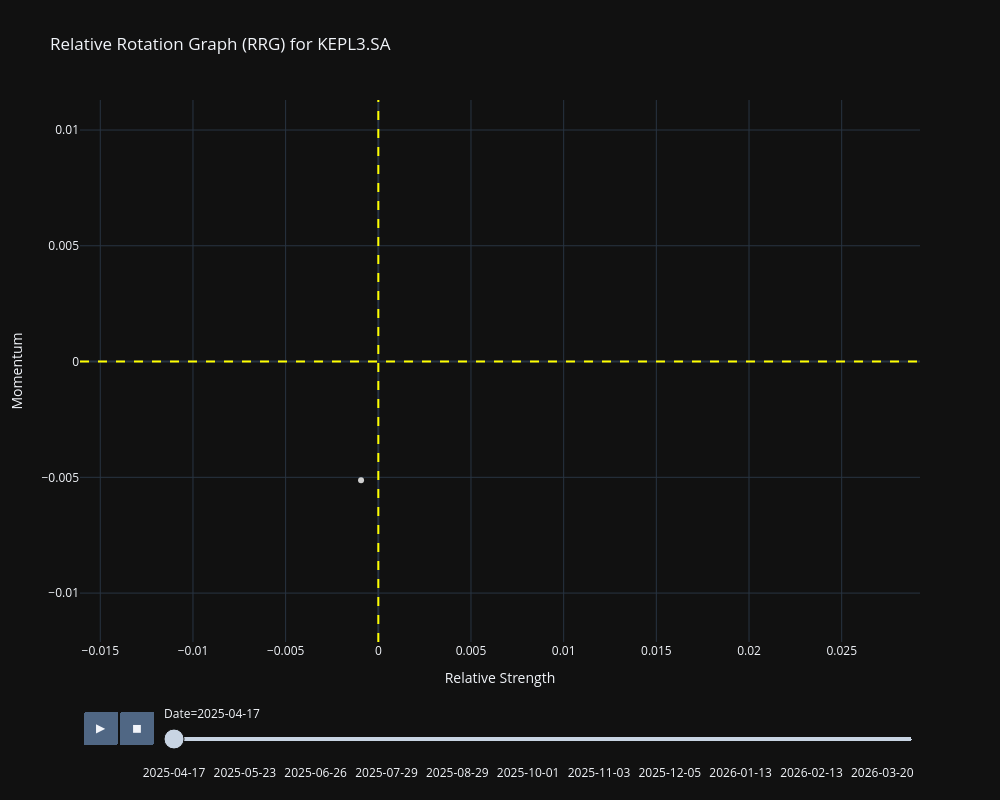

Write notebook code for a chart like this one.
### Code cell
import yfinance as yf
import pandas as pd
import plotly.express as px

'''
análise gráfica de força relativa com momentum de um ativo da B3 (Bolsa brasileira), 
comparando-o com o índice IBOVESPA
'''

# Definindo o período de análise
start_date = "2023-01-01"
end_date = "2024-01-01"

# Solicitando o ticker de referência
ticker = str(input('\nDigite o ticker Referência: ') + ".SA").upper()

# Baixando dados do ativo e do IBOV
df0 = yf.download(ticker,  period='1y', auto_adjust=True) #start=start_date, end=end_date)
df1 = yf.download("^BVSP", period='1y', auto_adjust=True) #start=start_date, end=end_date)

# Calculando o retorno diário
df0['Return'] = df0['Close'].pct_change()
df1['Return'] = df1['Close'].pct_change()

# Calculando a força relativa
df0['RS'] = df0['Return'].rolling(window=10).mean() - df1['Return'].rolling(window=10).mean()

# Calculando o momentum da força relativa
df0['Momentum'] = df0['RS'].diff()

# Criando DataFrame para plotagem e removendo NaN
data = pd.DataFrame({
    'Date': df0.index,
    'RS': df0['RS'],
    'Momentum': df0['Momentum']
}).dropna()

# Convertendo a coluna de datas para string
data['Date'] = data['Date'].dt.strftime('%Y-%m-%d')

# Criando o gráfico interativo com plotly
fig = px.scatter(
    data,
    x='RS',
    y='Momentum',
    animation_frame='Date',
    range_x=[data['RS'].min(), data['RS'].max()],
    range_y=[data['Momentum'].min(), data['Momentum'].max()],
    title=f'Relative Rotation Graph (RRG) for {ticker}',
    labels={'RS': 'Relative Strength', 'Momentum': 'Momentum'},
    template='plotly_dark',
    size_max=50,  # Tamanho máximo dos pontos
    opacity=0.8,
    color_discrete_sequence=['white'],  # Cor dos pontos
)

# Adicionando linhas para indicar os quadrantes
fig.add_shape(
    type='line',
    x0=data['RS'].min(),
    x1=data['RS'].max(),
    y0=0,
    y1=0,
    line=dict(color='yellow', dash='dash'),
)
fig.add_shape(
    type='line',
    x0=0,
    x1=0,
    y0=data['Momentum'].min(),
    y1=data['Momentum'].max(),
    line=dict(color='yellow', dash='dash'),
)

# Ajustando layout para melhorar a animação e aumentar o tamanho
fig.update_layout(
    transition={'duration': 500},
    xaxis_title='Relative Strength',
    yaxis_title='Momentum',
    width=1000,  # Largura do gráfico
    height=800,  # Altura do gráfico
)

fig.show()
